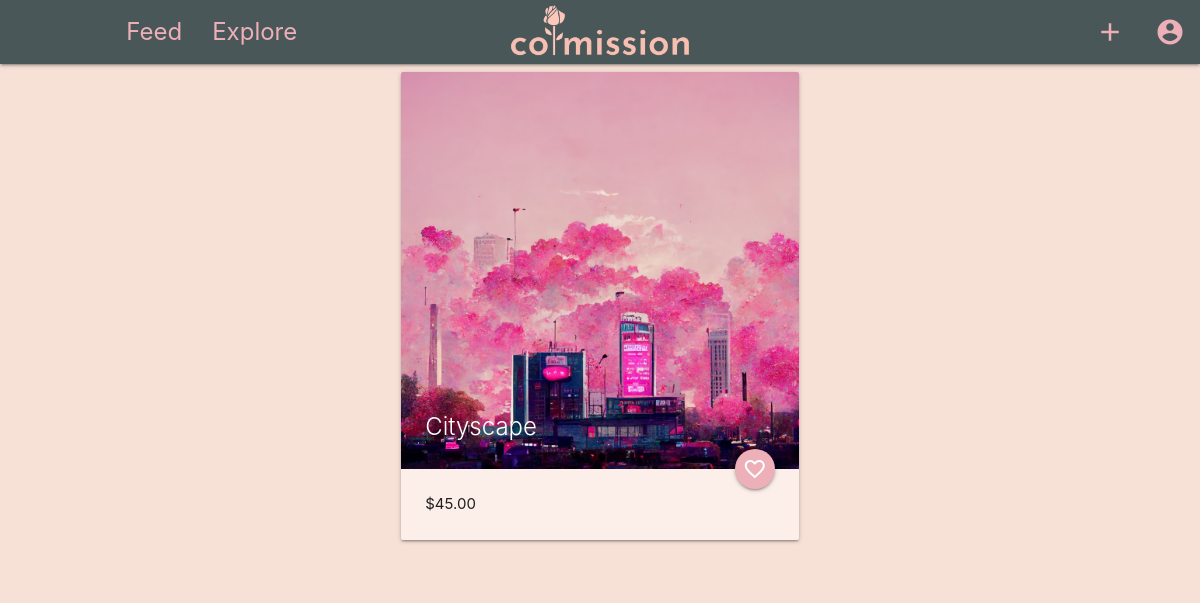
/listing/4 (signed in), run on the app's committed database.
### app/models.py (models this page shows, shortened)
class Post(db.Model):
    id = Column(Integer, primary_key=True)
    image_path = Column(String, nullable=False)
    caption = Column(String)
    artist_id = Column(Integer, ForeignKey("user.id"), nullable=False)
    artist = relationship("User", back_populates="posts")
    posted_at = Column(DateTime, nullable=False)
    price = Column(Float)
    tags = relationship("Tag", back_populates="post")

### app/routes.py (the view)
@app.route("/listing/<int:post_id>")
def listing(post_id):
    post = Post.query.filter_by(id=post_id).first_or_404()
    artist = User.query.filter_by(id=post.artist_id).first()
    like = Likes.query.filter_by(user_id=current_user.id, post_id=post_id).first()
    if like:
        liked = True
    else:
        liked = False
    return render_template("listing.html", post=post, artist=artist, liked=liked)

### app/models.py (called while the page is built)
@login.user_loader
def load_user(id):
    return User.query.get(int(id))

### app/templates/listing.html (shortened to what this page needs)
{% extends "base.html" %}
{% block app_content %}
<div class="row">
  <div class="col s12 offset-s3">
    <span class="purchase-el">
      <div class="row">
        <div class="col s12 m6">
          <div class="card">
            <div class="card-image">
              <img src="{{post.image_path}}">
              <span class="card-title">{{post.caption}}</span>
              {% if current_user.is_authenticated %}
              {% if not liked %}
              <a href="/like/{{post.id}}" class="btn-floating halfway-fab waves-effect waves-light like"><i
                  class="material-icons">favorite_border</i></a>
              {% else %}
              <a href="/unlike/{{post.id}}" class="btn-floating halfway-fab waves-effect waves-light like"><i
                  class="material-icons">favorite</i></a>
              </a>
              {% endif %}
              {% endif %}
            </div>
            <div class="card-content">
              <p> {{ "$%.2f"|format(post.price) }}</p>
            </div>
          </div>
        </div>
      </div>
    </span>
  </div>
  <div class="col s6 offset-s3">
    <span class="purchase-el paypal-buttons"> {% if current_user.is_authenticated %}
  </div>
</div>
{% else %}
<p>You need to be <a href="/login/" target="blank"><strong>logged in</strong></a> to purchase.</p>
{% endif %}
{% endblock %}

### app/static/css/style.css (style rules this page uses)
body { background-color: #F7E1D7; }
.card { background-color: #fcefe9; }
.like { background-color: #EDAFB8; }

### data on the page
Post: image_path (picture), caption "Cityscape", price "$45.00"
